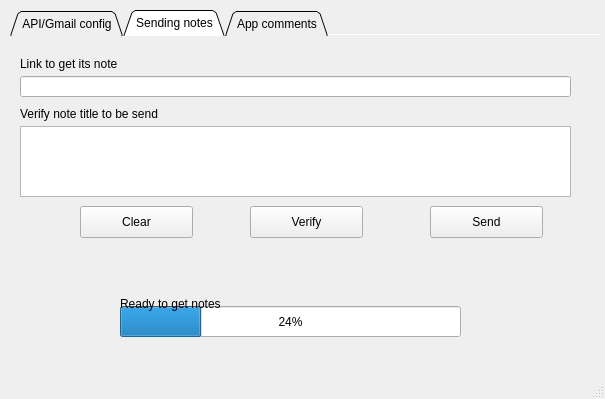
<?xml version="1.0" encoding="UTF-8"?>
<ui version="4.0">
 <class>CronicaRegNotesRetriver</class>
 <widget class="QMainWindow" name="CronicaRegNotesRetriver">
  <property name="geometry">
   <rect>
    <x>0</x>
    <y>0</y>
    <width>605</width>
    <height>399</height>
   </rect>
  </property>
  <property name="windowTitle">
   <string>CronicaRegNotesRetriver</string>
  </property>
  <widget class="QWidget" name="centralwidget">
   <widget class="QTabWidget" name="tabWidget">
    <property name="enabled">
     <bool>true</bool>
    </property>
    <property name="geometry">
     <rect>
      <x>10</x>
      <y>10</y>
      <width>591</width>
      <height>351</height>
     </rect>
    </property>
    <property name="layoutDirection">
     <enum>Qt::LeftToRight</enum>
    </property>
    <property name="tabShape">
     <enum>QTabWidget::Triangular</enum>
    </property>
    <property name="currentIndex">
     <number>1</number>
    </property>
    <property name="iconSize">
     <size>
      <width>40</width>
      <height>40</height>
     </size>
    </property>
    <property name="documentMode">
     <bool>true</bool>
    </property>
    <property name="tabsClosable">
     <bool>false</bool>
    </property>
    <widget class="QWidget" name="TabMailConf">
     <attribute name="title">
      <string>API/Gmail config</string>
     </attribute>
     <widget class="QLabel" name="label">
      <property name="geometry">
       <rect>
        <x>20</x>
        <y>20</y>
        <width>171</width>
        <height>21</height>
       </rect>
      </property>
      <property name="text">
       <string>Credentials Path</string>
      </property>
     </widget>
     <widget class="QLabel" name="label_2">
      <property name="geometry">
       <rect>
        <x>20</x>
        <y>70</y>
        <width>171</width>
        <height>21</height>
       </rect>
      </property>
      <property name="text">
       <string>Address mail from</string>
      </property>
     </widget>
     <widget class="QLabel" name="label_3">
      <property name="geometry">
       <rect>
        <x>20</x>
        <y>120</y>
        <width>171</width>
        <height>21</height>
       </rect>
      </property>
      <property name="text">
       <string>Address mail to</string>
      </property>
     </widget>
     <widget class="QPushButton" name="APIConf_PB_Apply">
      <property name="geometry">
       <rect>
        <x>450</x>
        <y>290</y>
        <width>131</width>
        <height>32</height>
       </rect>
      </property>
      <property name="text">
       <string>Apply changes</string>
      </property>
     </widget>
     <widget class="QLineEdit" name="APIConf_LEdit_CredPath">
      <property name="geometry">
       <rect>
        <x>20</x>
        <y>40</y>
        <width>311</width>
        <height>21</height>
       </rect>
      </property>
     </widget>
     <widget class="QLineEdit" name="APIConf_LEdit_AddFrom">
      <property name="geometry">
       <rect>
        <x>20</x>
        <y>90</y>
        <width>311</width>
        <height>21</height>
       </rect>
      </property>
      <property name="text">
       <string/>
      </property>
     </widget>
     <widget class="QLineEdit" name="APIConf_LEdit_AddTo">
      <property name="geometry">
       <rect>
        <x>20</x>
        <y>143</y>
        <width>311</width>
        <height>21</height>
       </rect>
      </property>
     </widget>
     <widget class="QPushButton" name="APIConf_PB_Log">
      <property name="geometry">
       <rect>
        <x>360</x>
        <y>50</y>
        <width>231</width>
        <height>51</height>
       </rect>
      </property>
      <property name="layoutDirection">
       <enum>Qt::LeftToRight</enum>
      </property>
      <property name="text">
       <string>Log-In With google</string>
      </property>
      <property name="autoRepeatDelay">
       <number>300</number>
      </property>
     </widget>
     <widget class="QLabel" name="label_5">
      <property name="geometry">
       <rect>
        <x>368</x>
        <y>54</y>
        <width>40</width>
        <height>38</height>
       </rect>
      </property>
      <property name="text">
       <string/>
      </property>
      <property name="textFormat">
       <enum>Qt::AutoText</enum>
      </property>
      <property name="pixmap">
       <pixmap>:/GoogleImages/Captura de Pantalla 2022-12-22 a la(s) 18.24.45.png</pixmap>
      </property>
      <property name="scaledContents">
       <bool>true</bool>
      </property>
      <property name="wordWrap">
       <bool>true</bool>
      </property>
     </widget>
     <widget class="QLabel" name="APIConf_LB_State">
      <property name="geometry">
       <rect>
        <x>449</x>
        <y>100</y>
        <width>131</width>
        <height>20</height>
       </rect>
      </property>
      <property name="text">
       <string>Need to Log-In</string>
      </property>
      <property name="alignment">
       <set>Qt::AlignRight|Qt::AlignTrailing|Qt::AlignVCenter</set>
      </property>
     </widget>
    </widget>
    <widget class="QWidget" name="TabSendNotes">
     <attribute name="title">
      <string>Sending notes</string>
     </attribute>
     <widget class="QPushButton" name="SenNo_PB_Verify">
      <property name="geometry">
       <rect>
        <x>240</x>
        <y>170</y>
        <width>113</width>
        <height>32</height>
       </rect>
      </property>
      <property name="text">
       <string>Verify</string>
      </property>
     </widget>
     <widget class="QPushButton" name="SenNo_PB_Send">
      <property name="geometry">
       <rect>
        <x>420</x>
        <y>170</y>
        <width>113</width>
        <height>32</height>
       </rect>
      </property>
      <property name="text">
       <string>Send</string>
      </property>
     </widget>
     <widget class="QPushButton" name="SenNo_PB_Clear">
      <property name="geometry">
       <rect>
        <x>70</x>
        <y>170</y>
        <width>113</width>
        <height>32</height>
       </rect>
      </property>
      <property name="text">
       <string>Clear</string>
      </property>
     </widget>
     <widget class="QLineEdit" name="SenNo_LEdit_Link">
      <property name="geometry">
       <rect>
        <x>10</x>
        <y>40</y>
        <width>551</width>
        <height>21</height>
       </rect>
      </property>
     </widget>
     <widget class="QLabel" name="label_4">
      <property name="geometry">
       <rect>
        <x>10</x>
        <y>20</y>
        <width>191</width>
        <height>16</height>
       </rect>
      </property>
      <property name="text">
       <string>Link to get its note</string>
      </property>
     </widget>
     <widget class="QProgressBar" name="SenNo_progressBar">
      <property name="geometry">
       <rect>
        <x>110</x>
        <y>270</y>
        <width>341</width>
        <height>31</height>
       </rect>
      </property>
      <property name="value">
       <number>24</number>
      </property>
     </widget>
     <widget class="QLabel" name="SenNo_LB_State">
      <property name="geometry">
       <rect>
        <x>110</x>
        <y>260</y>
        <width>271</width>
        <height>16</height>
       </rect>
      </property>
      <property name="text">
       <string>Ready to get notes</string>
      </property>
     </widget>
     <widget class="QTextEdit" name="SenNo_TEdit_VerTitle">
      <property name="geometry">
       <rect>
        <x>10</x>
        <y>90</y>
        <width>551</width>
        <height>71</height>
       </rect>
      </property>
     </widget>
     <widget class="QLabel" name="label_7">
      <property name="geometry">
       <rect>
        <x>10</x>
        <y>70</y>
        <width>191</width>
        <height>16</height>
       </rect>
      </property>
      <property name="text">
       <string>Verify note title to be send</string>
      </property>
     </widget>
    </widget>
    <widget class="QWidget" name="TabAppComments">
     <attribute name="title">
      <string>App comments</string>
     </attribute>
     <widget class="QTextEdit" name="AppCom_TEdit_body">
      <property name="geometry">
       <rect>
        <x>20</x>
        <y>80</y>
        <width>541</width>
        <height>201</height>
       </rect>
      </property>
      <property name="html">
       <string>&lt;!DOCTYPE HTML PUBLIC &quot;-//W3C//DTD HTML 4.0//EN&quot; &quot;http://www.w3.org/TR/REC-html40/strict.dtd&quot;&gt;
&lt;html&gt;&lt;head&gt;&lt;meta name=&quot;qrichtext&quot; content=&quot;1&quot; /&gt;&lt;style type=&quot;text/css&quot;&gt;
p, li { white-space: pre-wrap; }
&lt;/style&gt;&lt;/head&gt;&lt;body style=&quot; font-family:'.AppleSystemUIFont'; font-size:13pt; font-weight:400; font-style:normal;&quot;&gt;
&lt;p style=&quot; margin-top:0px; margin-bottom:0px; margin-left:0px; margin-right:0px; -qt-block-indent:0; text-indent:0px;&quot;&gt;&lt;span style=&quot; color:#a6a6a6;&quot;&gt;Send a comment to developper&lt;/span&gt;&lt;/p&gt;&lt;/body&gt;&lt;/html&gt;</string>
      </property>
     </widget>
     <widget class="QLineEdit" name="AppCom_LEdit_Title">
      <property name="geometry">
       <rect>
        <x>20</x>
        <y>40</y>
        <width>541</width>
        <height>21</height>
       </rect>
      </property>
      <property name="text">
       <string/>
      </property>
     </widget>
     <widget class="QPushButton" name="AppCom_PB_Submit">
      <property name="geometry">
       <rect>
        <x>450</x>
        <y>290</y>
        <width>113</width>
        <height>32</height>
       </rect>
      </property>
      <property name="text">
       <string>Submit</string>
      </property>
     </widget>
     <widget class="QLabel" name="label_6">
      <property name="geometry">
       <rect>
        <x>20</x>
        <y>20</y>
        <width>221</width>
        <height>16</height>
       </rect>
      </property>
      <property name="text">
       <string>Improvement name</string>
      </property>
     </widget>
     <widget class="QPushButton" name="AppCom_PB_Clear">
      <property name="geometry">
       <rect>
        <x>330</x>
        <y>290</y>
        <width>113</width>
        <height>32</height>
       </rect>
      </property>
      <property name="text">
       <string>Clear</string>
      </property>
     </widget>
     <widget class="QLabel" name="SenNo_LB_State_2">
      <property name="geometry">
       <rect>
        <x>20</x>
        <y>290</y>
        <width>271</width>
        <height>16</height>
       </rect>
      </property>
      <property name="text">
       <string>Ready to send comment</string>
      </property>
     </widget>
    </widget>
   </widget>
  </widget>
  <widget class="QStatusBar" name="statusbar"/>
 </widget>
 <resources>
  <include location="ResourcesQTGUI.qrc"/>
 </resources>
 <connections/>
</ui>
